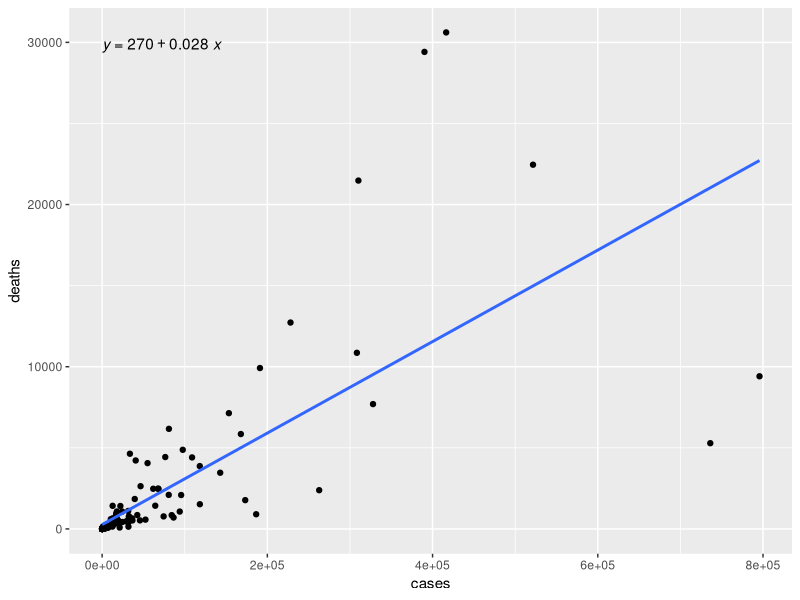

The R script that drew this image:
library("tidyverse")
library("ggpubr")

cases <- read.csv("../data/choleracases.csv")
deaths <- read.csv("../data/choleradeaths.csv")

data <- cases %>%
  left_join(deaths, by = c("Country" = "Country", "Year" = "Year")) %>%
  na.omit()

data_by_years <- function(start, end) {
  data %>%
  filter(start <= Year & Year < end) %>%
  filter(Number.of.reported.deaths.from.cholera != "Unknown") %>%
  group_by(Country) %>%
  summarise(cases = sum(Number.of.reported.cases.of.cholera),
            deaths = sum(as.integer(Number.of.reported.deaths.from.cholera))) %>%
    return()
  
}


graph_by_years <- function(start, end) {
  ggplot(data = data_by_years(start, end), aes(x = cases, y = deaths)) +
    geom_point() +
    geom_smooth(method=lm, se=FALSE) +
    stat_regline_equation()
}

death_rate_graph <- plot(graph_by_years(1970, 2020))
             